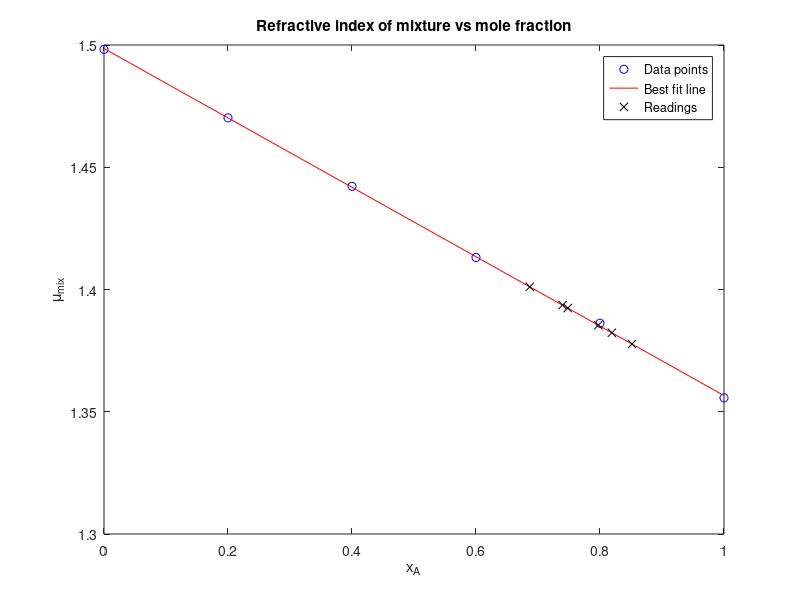

Reproduce this figure in MATLAB.
clear all;
clc;

x = 0:0.2:1;
y = [1.4982 1.4702 1.4422 1.4131 1.3862 1.3557];
n = length(x);

b = (sum(x)*sum(y) - n*dot(x,y))/((sum(x))^2 - n*dot(x,x));
a = (sum(y) - b*sum(x))/n;

plot(x,y,'bo');
hold on;
plot(x,a+b*x,'r');

RI = [1.3823 1.3777 1.3924 1.3854 1.4011 1.3936];
for i = 1:6
    y0 = RI(i);
    x0 = (y0 - a)/b;
    plot(x0,y0,'kx');
end
title('Refractive index of mixture vs mole fraction');
xlabel('x_{A}');
ylabel('\mu_{mix}');
legend('Data points','Best fit line','Readings');